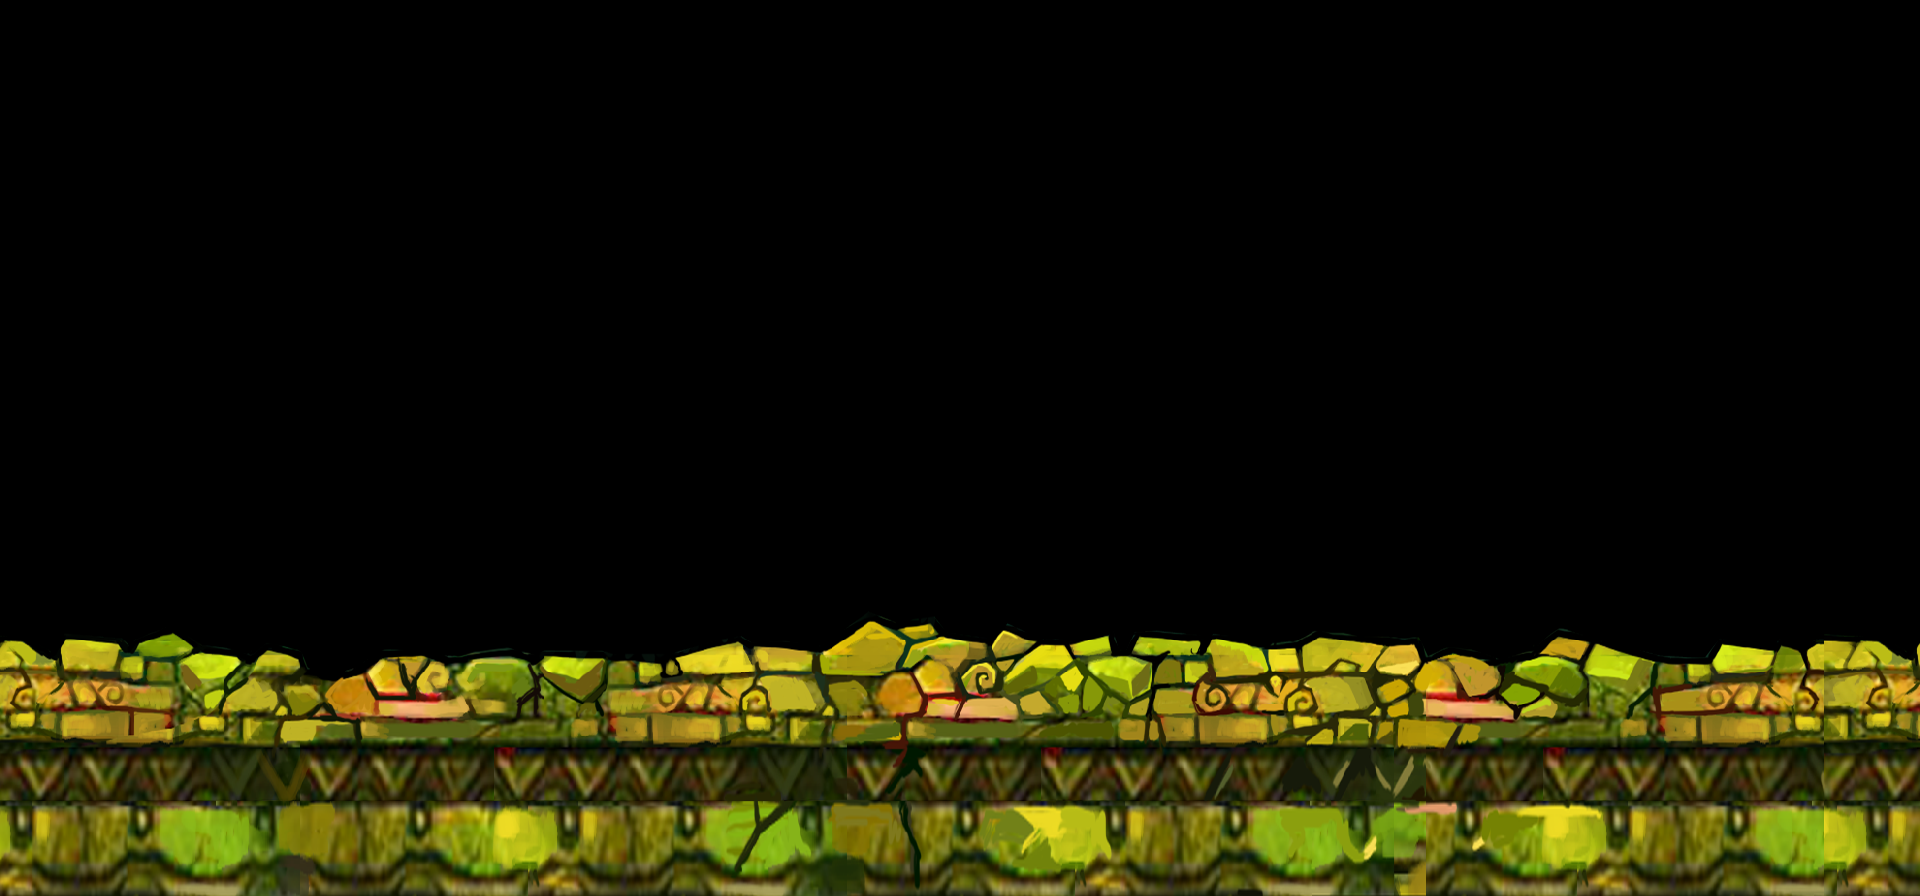

A level layout from a 2D game, rendered from its tile map. Below: a short description, then the map file with tile-grid data replaced by summaries:
An orthogonal 60x28 tile map with 32x32 px tiles, 1 tile layer (块层 1).

<map version="1.0" orientation="orthogonal" width="60" height="28" tilewidth="32" tileheight="32">
 <tileset firstgid="1" name="fight_bgpic_map" tilewidth="32" tileheight="32" spacing="1" margin="1">
  <image source="fight_bgpic_map.png" width="1920" height="539" />
 </tileset>
 <layer name="块层 1" width="60" height="28">
  <data>[1680 cells, 540 non-empty, 522 distinct tile ids]</data>
 </layer>
 <objectgroup name="对象层 1" width="60" height="28" />
</map>